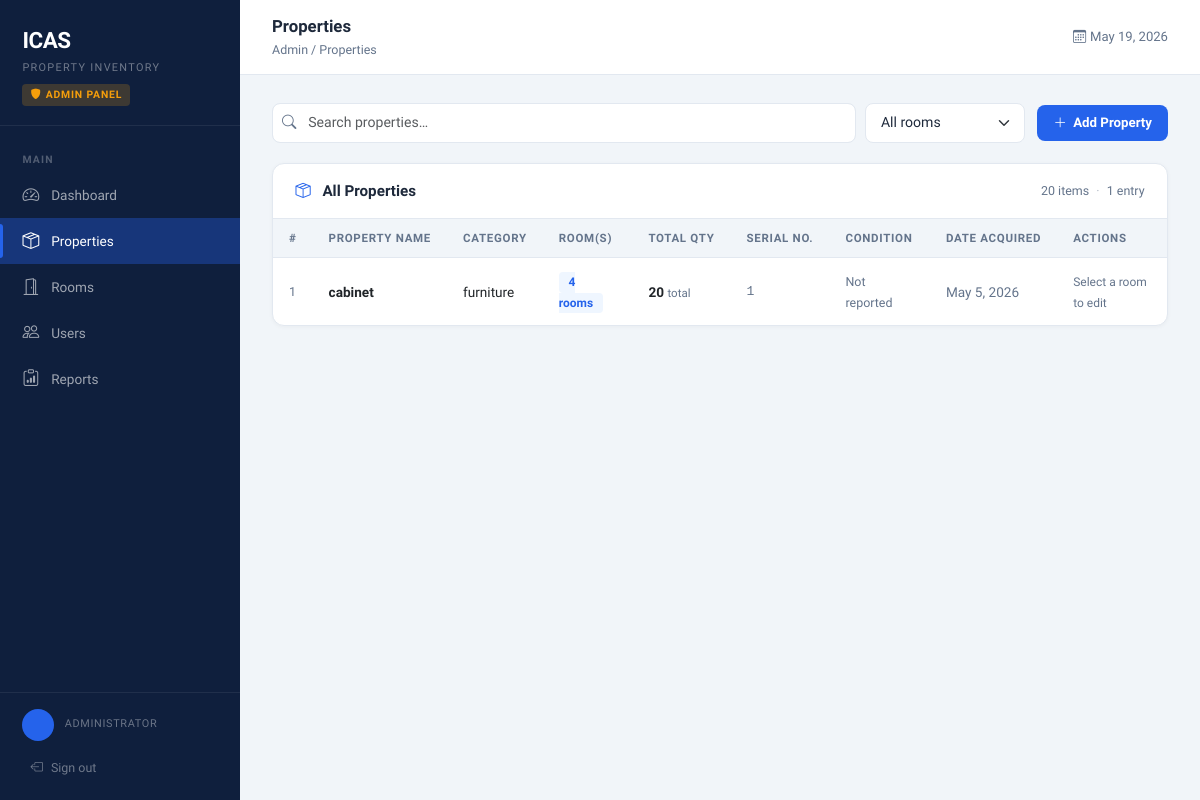
Screenshot of /admin/properties.php (signed in) with the database file from the repository.
### tables this page shows
CREATE TABLE `items` (
  `id` int(11) NOT NULL,
  `property_name` varchar(150) NOT NULL,
  `category` varchar(100) DEFAULT NULL,
  `serial_no` varchar(100) DEFAULT NULL,
  `date_acquired` date DEFAULT NULL,
  `remarks` text DEFAULT NULL
);

### admin/properties.php (the view, shortened to what this page needs)
<?php
require_once '../config/db.php';
require_once '../includes/admin_layout.php';
$search      = trim($_GET['q']    ?? '');
$room_filter = (int)($_GET['room'] ?? 0);
if ($room_filter) {
    $where  = ["pa.room_id = ?"];
    $params = [$room_filter];
    if ($search) {
        $where[]  = "(i.property_name LIKE ? OR i.category LIKE ? OR i.serial_no LIKE ?)";
        $params[] = "%$search%"; $params[] = "%$search%"; $params[] = "%$search%";
    }
    $where_sql = 'WHERE ' . implode(' AND ', $where);
    $stmt = $pdo->prepare("
        SELECT pa.id, i.property_name, i.category, i.serial_no,
               pa.quantity, i.date_acquired, i.remarks, pa.room_id, pa.item_id,
               r.room_name,
               (SELECT conditions FROM property_conditions
                WHERE property_id = pa.id ORDER BY reported_at DESC LIMIT 1) AS latest_condition,
               0 AS is_grouped,
               1 AS room_count
        FROM property_assignments pa
        JOIN items i ON pa.item_id = i.id
        JOIN rooms r ON pa.room_id = r.id
        $where_sql
        ORDER BY i.property_name ASC
    ");
    $stmt->execute($params);
} else {
    $where = []; $params = [];
    $where_sql = $where ? 'WHERE ' . implode(' AND ', $where) : '';
    $stmt = $pdo->prepare("
        SELECT
            i.id,
            i.property_name,
            i.category,
            i.serial_no,
            SUM(pa.quantity)     AS quantity,
            i.date_acquired,
            i.remarks,
            NULL                 AS room_id,
            NULL                 AS item_id,
            GROUP_CONCAT(DISTINCT r.room_name ORDER BY r.room_name SEPARATOR ', ') AS room_name,
            (SELECT conditions FROM property_conditions
             WHERE property_id = (SELECT id FROM property_assignments WHERE item_id = i.id LIMIT 1)
             ORDER BY reported_at DESC LIMIT 1) AS latest_condition,
            COUNT(DISTINCT pa.room_id) AS room_count,
            1 AS is_grouped
        FROM items i
        JOIN property_assignments pa ON pa.item_id = i.id
        JOIN rooms r ON pa.room_id = r.id
        $where_sql
        GROUP BY i.id
        ORDER BY i.property_name ASC
    ");
    $stmt->execute($params);
}
$properties  = $stmt->fetchAll();
$rooms       = $pdo->query("SELECT * FROM rooms ORDER BY room_name")->fetchAll();
$total_qty   = array_sum(array_column($properties, 'quantity'));
$row_count   = count($properties);
$is_grouped  = !$room_filter;
?>
<div style="display:flex;align-items:center;gap:.75rem;flex-wrap:wrap;margin-bottom:1.25rem;">
  <div style="display:flex;gap:.6rem;flex:1;flex-wrap:wrap;align-items:center;">
    <div class="search-wrap" style="flex:1;min-width:200px;">
      <i class="bi bi-search"></i>
      <input type="text" id="prop-search" class="form-control"
             placeholder="Search properties…"
             value="<?= htmlspecialchars($search) ?>"
             autocomplete="off">
    </div>
    <select id="room-filter" class="form-select" style="width:auto;min-width:160px;">
      <option value="">All rooms</option>
    </select>
  </div>
  <button class="btn-primary-custom" onclick="openModal('modal-add')">
    <i class="bi bi-plus-lg"></i> Add Property
  </button>
</div>
<div class="card">
  <div class="card-header-custom">
    <h5><i class="bi bi-box-seam me-2" style="color:var(--blue)"></i>
        <span id="table-heading"><?= $room_filter ? htmlspecialchars(array_values(array_filter($rooms, fn($r) => (int)$r['id'] === $room_filter))[0]['room_name'] ?? '') . ' Properties' : 'All Properties' ?></span>
    </h5>
    <span id="record-count" style="font-size:.78rem;color:var(--muted)">
      <?= number_format($total_qty) ?> item<?= $total_qty !== 1 ? 's' : '' ?>
      <span style="opacity:.5;margin:0 .25rem">&middot;</span>
      <?= $row_count ?> entr<?= $row_count !== 1 ? 'ies' : 'y' ?>
    </span>
  </div>
  <div style="overflow-x:auto;position:relative;">
    <table class="table-custom">
      <thead>
        <tr>
          <th>#</th><th>Property Name</th><th>Category</th><th>Room(s)</th>
          <th>Total Qty</th><th>Serial No.</th><th>Condition</th><th>Date Acquired</th>
          <th id="actions-col">Actions</th>
        </tr>
      </thead>
      <tbody id="properties-tbody">
        <?php if (empty($properties)): ?>
          <tr><td colspan="9" style="text-align:center;color:var(--muted);padding:2.5rem;">
            No properties found.
          </td></tr>
        <?php else: ?>
          <?php foreach ($properties as $i => $p): ?>
          <tr>
            <td style="color:var(--muted);font-size:.78rem;"><?= $i + 1 ?></td>
            <td style="font-weight:600;max-width:200px;"><?= htmlspecialchars($p['property_name']) ?></td>
            <td><?= htmlspecialchars($p['category'] ?: '—') ?></td>
            <td>
              <?php if ($is_grouped && ($p['room_count'] ?? 1) > 1): ?>
                <span title="<?= htmlspecialchars($p['room_name']) ?>"
                      style="background:var(--blue-soft);color:var(--blue);padding:.2rem .6rem;border-radius:4px;font-size:.75rem;font-weight:600;cursor:default;">
                  <?= $p['room_count'] ?> rooms
                </span>
              <?php else: ?>
                <span style="background:var(--blue-soft);color:var(--blue);padding:.2rem .6rem;border-radius:4px;font-size:.75rem;font-weight:600;">
                  <?= htmlspecialchars($p['room_name']) ?>
                </span>
              <?php endif; ?>
            </td>
            <td style="font-weight:<?= $is_grouped ? '700' : '400' ?>;">
              <?= $p['quantity'] ?>
              <?php if ($is_grouped && ($p['room_count'] ?? 1) > 1): ?>
                <span style="color:var(--muted);font-size:.72rem;font-weight:400"> total</span>
              <?php endif; ?>
            </td>
            <td style="color:var(--muted);font-family:monospace;font-size:.82rem;"><?= htmlspecialchars($p['serial_no'] ?: '—') ?></td>
            <td>
              <?php
                $cond = $p['latest_condition'];
                if ($cond === 'damaged')     echo '<span class="badge-pill badge-damaged">Damaged</span>';
                elseif ($cond === 'missing') echo '<span class="badge-pill badge-missing">Missing</span>';
                elseif ($cond === 'good')    echo '<span class="badge-pill badge-good">Good</span>';
                else echo '<span style="color:var(--muted);font-size:.78rem;">Not reported</span>';
              ?>
            </td>
            <td style="color:var(--muted);"><?= $p['date_acquired'] ? date('M j, Y', strtotime($p['date_acquired'])) : '—' ?></td>
            <td>
              <?php if (!$is_grouped): ?>
              <div style="display:flex;gap:.35rem;">
                <button class="btn-sm-action" onclick='openEditModal(<?= htmlspecialchars(json_encode($p)) ?>)'>
                  <i class="bi bi-pencil"></i>
                </button>
                <button class="btn-sm-action danger"
                  onclick="openDeleteModal(<?= $p['id'] ?>, <?= (int)($p['item_id'] ?? 0) ?>, '<?= htmlspecialchars(addslashes($p['property_name'])) ?>')">
                  <i class="bi bi-trash"></i>
                </button>
              </div>
              <?php else: ?>
                <span style="color:var(--muted);font-size:.75rem;">Select a room to edit</span>
              <?php endif; ?>
            </td>
          </tr>
          <?php endforeach; ?>
        <?php endif; ?>
      </tbody>
    </table>
  </div>
</div>

### includes/admin_layout.php (style rules this page uses)
:root { --navy: #0F1F3D; --navy-light: #1B2E52; --navy-mid: #243656; --blue: #2563EB; --blue-soft: #EFF6FF; --accent: #F59E0B; --accent-soft:#FEF3C7; --success: #059669; --danger: #DC2626; --warning: #D97706; --text: #1E293B; --muted: #64748B; --border: #E2E8F0; --bg: #F1F5F9; --card: #FFFFFF; --sidebar-w: 240px; --radius: 12px; --radius-sm: 8px; }
*, *::before, *::after { box-sizing: border-box; margin: 0; padding: 0; }
body { font-family: 'Plus Jakarta Sans', sans-serif; background: var(--bg); color: var(--text); display: flex; min-height: 100vh; font-size: 14px; }
.card { background: var(--card); border: 1px solid var(--border); border-radius: var(--radius); box-shadow: 0 1px 4px rgba(0,0,0,.04); }
.card-header-custom { padding: 1.1rem 1.4rem; border-bottom: 1px solid var(--border); display: flex; align-items: center; justify-content: space-between; flex-wrap: wrap; gap: .75rem; }
.card-header-custom h5 { font-size: .95rem; font-weight: 700; color: var(--text); margin: 0; }
.table-custom { width: 100%; border-collapse: collapse; }
.table-custom thead th { background: var(--bg); padding: .65rem 1rem; font-size: .72rem; font-weight: 700; text-transform: uppercase; letter-spacing: .06em; color: var(--muted); border-bottom: 1px solid var(--border); white-space: nowrap; }
.table-custom tbody td { padding: .8rem 1rem; border-bottom: 1px solid var(--border); font-size: .85rem; vertical-align: middle; }
.table-custom tbody tr:last-child td { border-bottom: none; }
.btn-primary-custom { background: var(--blue); color: #fff; border: none; border-radius: var(--radius-sm); padding: .5rem 1rem; font-size: .83rem; font-weight: 600; cursor: pointer; display: inline-flex; align-items: center; gap: .4rem; text-decoration: none; transition: background .15s; }
.form-control, .form-select { border: 1.5px solid var(--border); border-radius: var(--radius-sm); padding: .55rem .9rem; font-size: .88rem; font-family: 'Plus Jakarta Sans', sans-serif; transition: border-color .2s, box-shadow .2s; width: 100%; color: var(--text); }
.search-wrap { position: relative; }
.search-wrap .bi { position: absolute; left: 10px; top: 50%; transform: translateY(-50%); color: var(--muted); font-size: .9rem; }
.search-wrap input { padding-left: 2.2rem; }

### rows the page displays
items: property_name "cabinet", category "furniture", room_count "4", quantity "20", serial_no "1", date_acquired "May 5, 2026"

### other values shown
$item['label'] "Dashboard"
$item['label'] "Properties"
$item['label'] "Rooms"
$item['label'] "Users"
$item['label'] "Reports"
$page_title "Properties"
$total_qty "20"
$row_count "1"
